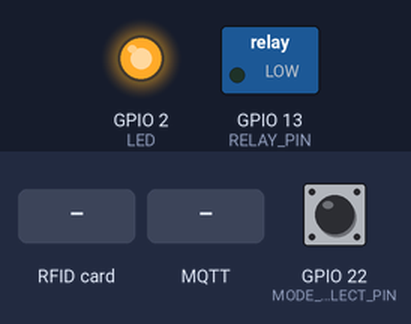
The sketch below on a simulated ESP32. Shown: switched loads named in the sketch (green lamp = pin HIGH), output pins drawn as LEDs (lit = HIGH). Inputs (shaded band) come from the test bench; at power-on: GPIO 22 (MODE_SELECT_PIN) LOW. WiFi joins after 1.5 s; servers stay silent unless stated; no MQTT or app messages arrive unless stated; what the sketch prints to the serial monitor is not drawn.

Above: at 1.7 s.
At 3.0 s:
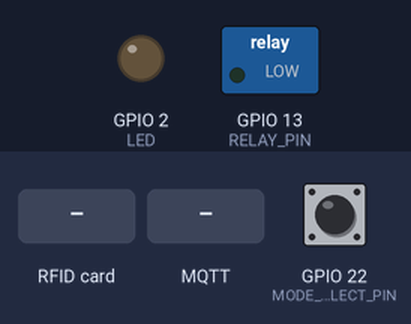
3.1 s: RFID card 5E 7A 19 C4 held to the reader
4.6 s: MQTT message "1" arrives on the first subscribed topic
6.1 s: MQTT message "on" arrives on the first subscribed topic
7.6 s: MQTT message "off" arrives on the first subscribed topic
Timing chart, 0 to 10.1 s (numbered marks = the images above; inputs shaded):
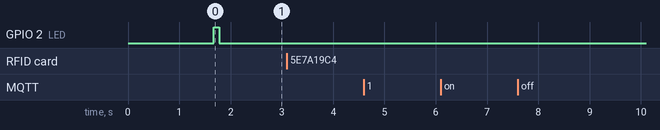

Measured:
- after the input at 3.1 s, every drawn part: stays the same
- after the input at 4.6 s, every drawn part: stays the same
- after the input at 6.1 s, every drawn part: stays the same
- after the input at 7.6 s, every drawn part: stays the same

The sketch:

rfid_puzzle_main.ino
```cpp
#include <SPI.h>
#include <Adafruit_PN532.h>
#include "config.h"
#include "communication_manager.h"

#define PN532_SCK   18
#define PN532_MOSI  23
#define PN532_MISO  19
#define PN5321_SS   5   // RFID Sensor 1
#define PN5322_SS   17  // RFDI Sensor 2
#define RELAY_PIN   13
#define MODE_SELECT_PIN 22 // Pin to select mqtt (LOW) or no mqtt (HIGH)
#define LED 2

Adafruit_PN532 nfc1(PN5321_SS);
Adafruit_PN532 nfc2(PN5322_SS);

unsigned long lastCheck = 0;
const unsigned long checkInterval = 200; // check sensors 5 times per second (200 ms interval)

// Lock timing variables
unsigned long lockOpenTime = 0;
const unsigned long lockOpenDuration = 10000; // lock closes again after 10 seconds if not reset
bool relayState = LOW;
bool mqtt_enabled = true; // is set to false if MODE_SELECT_PIN is HIGH

// Variables to track sensor state changes
bool lastS1Detected = false;
bool lastS2Detected = false;
uint8_t lastSensor1Val = 0;
uint8_t lastSensor2Val = 0;
bool sensorStateChanged = false;

void setup() {
    Serial.begin(115200);

    pinMode(MODE_SELECT_PIN, INPUT_PULLDOWN);
    if (digitalRead(MODE_SELECT_PIN) == HIGH) {
        mqtt_enabled = false; // If MODE_SELECT_PIN is HIGH, disable MQTT
    }

    if (mqtt_enabled) {
        setup_communication();
    }

    pinMode(RELAY_PIN, OUTPUT);

    Serial.println("Initializing SPI bus...");
    SPI.begin(PN532_SCK, PN532_MISO, PN532_MOSI);

    Serial.println("Initializing PN532 #1...");
    nfc1.begin();
    if (!nfc1.getFirmwareVersion()) {
        Serial.println("PN532 #1 not found");
        while (1);
    }
    nfc1.SAMConfig();

    Serial.println("Initializing PN532 #2...");
    nfc2.begin();
    if (!nfc2.getFirmwareVersion()) {
        Serial.println("PN532 #2 not found");
        while (1);
    }
    nfc2.SAMConfig();
    Serial.println("Both PN532 sensors initialized!");

    pinMode(LED,OUTPUT);
    // blink one time -> mqtt enabled, 3 times -> standalone mode
    if (mqtt_enabled) {
        blink_led(1, 100);
    } else {
        blink_led(3, 100);
    }
}

// simple function to blink the LED after setup has finished
void blink_led(int times, int delay_time) {
    for (int i = 0; i < times; i++) {
        digitalWrite(LED, HIGH);
        delay(delay_time);
        digitalWrite(LED, LOW);
        delay(delay_time);
    }
}

// reads the sensor value from the RFID tag and prints it to the serial monitor
// returns true if a tag was detected, false otherwise
bool read_sensor(Adafruit_PN532 &nfc, uint8_t &sensor_val, const char* sensor_name) {
    uint8_t uid[7];
    uint8_t uidLength;
    if (nfc.readPassiveTargetID(PN532_MIFARE_ISO14443A, uid, &uidLength, 50)) {
        uint8_t data[4];
        if (nfc.ntag2xx_ReadPage(6, data)) {
            sensor_val = data[1];
            Serial.print("Sensor ");
            Serial.print(sensor_name);
            Serial.print(" read value: ");
            Serial.println((char)sensor_val);
            return true;
        }
    }
    return false;
}

// Closes the lock by turning off the relay and resets state variables
void closeLock() {
    if (relayState == HIGH) {
        relayState = LOW;
        digitalWrite(RELAY_PIN, LOW);
        Serial.println("Relay OFF (LOCKED) - Auto-close or wrong values detected");
        lockOpenTime = 0; // Reset timer
        sensorStateChanged = false; // Reset state change flag
    }
}

void loop() {
    if (mqtt_enabled) {
        loop_communication();
    }

    // Check for auto-close timeout: 10 seconds have passed since the lock was opened
    if (relayState == HIGH && lockOpenTime > 0 &&
        (millis() - lockOpenTime >= lockOpenDuration)) {
        Serial.println("Lock auto-closing after 10 seconds");
        closeLock();
    }

    // check sensors every checkInterval milliseconds
    if (millis() - lastCheck >= checkInterval) {
        lastCheck = millis();

        uint8_t sensor1_val = 0;
        uint8_t sensor2_val = 0;

        bool s1_detected = read_sensor(nfc1, sensor1_val, "rfid_1");
        bool s2_detected = read_sensor(nfc2, sensor2_val, "rfid_2");

        // Check if sensor state has changed to avoid immediate re-triggering
        // after lock has been closed because of timeout it should not be retriggered if the figures are still on the correct position
        if (s1_detected != lastS1Detected || s2_detected != lastS2Detected ||
            sensor1_val != lastSensor1Val || sensor2_val != lastSensor2Val) {
            sensorStateChanged = true;
        }

        // Update last sensor states
        lastS1Detected = s1_detected;
        lastS2Detected = s2_detected;
        lastSensor1Val = sensor1_val;
        lastSensor2Val = sensor2_val;

        bool lock_open = (s1_detected && sensor1_val == '1') && (s2_detected && sensor2_val == '2');

        // Handle lock opening - only if sensor state has changed and lock is currently closed
        if (lock_open && relayState == LOW && sensorStateChanged) {
            relayState = HIGH;
            digitalWrite(RELAY_PIN, HIGH);
            lockOpenTime = millis(); // Start the timer
            sensorStateChanged = false; // Reset the change flag
            Serial.println("Relay ON (OPEN) - Correct values detected");

            // Send finished message if conditions are met
            if (can_send_finished_message() && mqtt_enabled) {
                client.publish(mqtt_topic_general, "finished");
            }
        }
        else if (!lock_open && relayState == HIGH) {
            closeLock();
        }
    }
}
```

communication_manager.cpp
```cpp
#include "communication_manager.h"

WiFiClient espClient;
PubSubClient client(espClient);

bool initialize_received = false;

void client_reconnect() {
  String id = "esp32-client-" + String(WiFi.macAddress());
  const char* client_id = id.c_str();

  bool return_value;
  while (!client.connected()) {
    #if MQTT_NEEDS_USER == 1
      return_value = client.connect(client_id, mqtt_username, mqtt_password);
    #else
      return_value = client.connect(client_id);
    #endif

    if (return_value) {
        #if DEBUG
          Serial.print("Connected to MQTT broker: ");
          Serial.println(mqtt_broker);
        #endif
    } else {
        #if DEBUG
          Serial.print("Connection to MQTT broker failed with state: ");
          Serial.println(client.state());
          Serial.println("Trying to reconnect in 2 sec");
        #endif
        delay(2000);
    }
  }

  return_value = client.subscribe(mqtt_topic_general);
  #if DEBUG
    if (return_value) {
      Serial.print("Subscribed succesfully to: ");
      Serial.println(mqtt_topic_general);
    }
  #endif
}

void setup_communication() {
  delay(10);

  #if DEBUG
    Serial.print("Connecting to WiFi: ");
    Serial.println(ssid);
  #endif

  // Setup WiFi parameter
  WiFi.persistent(false);
  WiFi.mode(WIFI_STA);
  WiFi.setAutoReconnect(true);
  //WiFi.setMinSecurity(WIFI_AUTH_WPA_PSK);

  // Start connection
  WiFi.begin(ssid, password);

  while (!WiFi.isConnected()) {
      delay(200);
      #if DEBUG
        Serial.print(".");
      #endif
  }

  #if DEBUG
    Serial.println();
    Serial.println("WiFi connected");
    Serial.print("IP address: ");
    Serial.println(WiFi.localIP());
  #endif

  // Setup MQTT parameter
  client.setKeepAlive(90);
  client.setServer(mqtt_broker, mqtt_port);
  client.setCallback(mqtt_callback);

  // Use defined function to connect to MQTT server
  client_reconnect();
  // Publish a hello message
  client.publish(mqtt_topic_general, "I am online");
}

void loop_communication() {
  if (!client.connected()) {
    #if DEBUG
      Serial.println("Connection lost to MQTT server!");
    #endif
    client_reconnect();
  }
  client.loop();
}

void mqtt_callback(char *topic, byte *payload, unsigned int length) {
  String message_str = String("");
  String topic_str = String(topic);

  for (int i = 0; i < length; i++) {
    message_str += (char) payload[i];
  }

  #if DEBUG
    Serial.print("Message arrived in topic: ");
    Serial.println(topic_str);
    Serial.print("Message: ");
    Serial.println(message_str);
    Serial.println();
  #endif

  if (topic_str == String(mqtt_topic_general)) {
    if (message_str == String("initialize")) {
      #if DEBUG
        Serial.println("Initialize message received");
      #endif
      client.publish(mqtt_topic_general, "initialize_ack");
      // DO something here
      // set variable only sent mqtt finished if initialize received and response sent here
      initialize_received = true;
    }
  }
}

bool can_send_finished_message() {
  return initialize_received;
}
```

communication_manager.h
```cpp
#ifndef COMMUNICATION_MANAGER_H
#define COMMUNICATION_MANAGER_H

#include "Arduino.h"
#include "config.h"
#include <WiFi.h>
#include <PubSubClient.h>

extern WiFiClient espClient;
extern PubSubClient client;
extern bool initialize_received;

/*
Function for connection to a WIFI network and connect to a MQTT broker

SSID, password, MQTT is defined in config.h
*/
void setup_communication();

/*
Function for allowing the MQTT handler to be executed
*/
void loop_communication();

/*
Function which will be called when a message is received
*/
void mqtt_callback(char *topic, byte *payload, unsigned int length);

bool can_send_finished_message();

#endif
```

config.h
```cpp
#ifndef CONFIG_H
#define CONFIG_H

/*
 * WIFI Settings (will be used inside communication_manager.h)
*/
static const char* ssid = "EmbeddedSys";
static const char* password = "EmbeddedSys#1234";

/*
 * Selects MQTT client needs a user authentication :
 * 0 = no user needed
 * 1 = user needed
*/
#define MQTT_NEEDS_USER 1

/*
 * MQTT Settings (will be used inside communication_manager.h)
*/
static const char* mqtt_broker = "192.168.0.2";
static const int mqtt_port = 1883;
static const char* mqtt_username = "user";
static const char* mqtt_password = "user";
static const char* mqtt_topic_general = "rfid/puz2/general";
static const char* mqtt_topic_points = "rfid/puz2/points";

/*
 * Enables or disables debug output via Serial.
 * Set to 1 to enable Serial debugging.
*/
#define DEBUG (1)

#endif  // CONFIG_H
```
